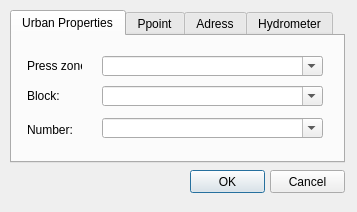
<?xml version="1.0" encoding="UTF-8"?>
<ui version="4.0">
 <class>Dialog</class>
 <widget class="QDialog" name="Dialog">
  <property name="geometry">
   <rect>
    <x>0</x>
    <y>0</y>
    <width>357</width>
    <height>212</height>
   </rect>
  </property>
  <property name="windowTitle">
   <string>Search plus</string>
  </property>
  <widget class="QPushButton" name="btn_accept">
   <property name="geometry">
    <rect>
     <x>190</x>
     <y>170</y>
     <width>75</width>
     <height>23</height>
    </rect>
   </property>
   <property name="text">
    <string>OK</string>
   </property>
  </widget>
  <widget class="QPushButton" name="btn_cancel">
   <property name="geometry">
    <rect>
     <x>270</x>
     <y>170</y>
     <width>75</width>
     <height>23</height>
    </rect>
   </property>
   <property name="text">
    <string>Cancel</string>
   </property>
  </widget>
  <widget class="QTabWidget" name="tabWidget">
   <property name="geometry">
    <rect>
     <x>10</x>
     <y>10</y>
     <width>335</width>
     <height>153</height>
    </rect>
   </property>
   <property name="currentIndex">
    <number>0</number>
   </property>
   <widget class="QWidget" name="tab_2">
    <attribute name="title">
     <string>Urban Properties</string>
    </attribute>
    <widget class="QLabel" name="label_press_zone_2">
     <property name="geometry">
      <rect>
       <x>15</x>
       <y>22</y>
       <width>55</width>
       <height>16</height>
      </rect>
     </property>
     <property name="text">
      <string>Press zone:</string>
     </property>
    </widget>
    <widget class="SearchableComboBox" name="urban_propierties_pzone">
     <property name="geometry">
      <rect>
       <x>90</x>
       <y>20</y>
       <width>221</width>
       <height>20</height>
      </rect>
     </property>
     <property name="editable">
      <bool>true</bool>
     </property>
    </widget>
    <widget class="QLabel" name="label_number_2">
     <property name="geometry">
      <rect>
       <x>15</x>
       <y>86</y>
       <width>55</width>
       <height>16</height>
      </rect>
     </property>
     <property name="text">
      <string>Number:</string>
     </property>
    </widget>
    <widget class="SearchableComboBox" name="urban_propierties_number">
     <property name="geometry">
      <rect>
       <x>90</x>
       <y>82</y>
       <width>221</width>
       <height>20</height>
      </rect>
     </property>
     <property name="editable">
      <bool>true</bool>
     </property>
    </widget>
    <widget class="QLabel" name="label_block">
     <property name="geometry">
      <rect>
       <x>15</x>
       <y>52</y>
       <width>55</width>
       <height>16</height>
      </rect>
     </property>
     <property name="text">
      <string>Block:</string>
     </property>
    </widget>
    <widget class="SearchableComboBox" name="urban_propierties_block">
     <property name="geometry">
      <rect>
       <x>90</x>
       <y>50</y>
       <width>221</width>
       <height>20</height>
      </rect>
     </property>
     <property name="editable">
      <bool>true</bool>
     </property>
    </widget>
   </widget>
   <widget class="QWidget" name="tab">
    <attribute name="title">
     <string>Ppoint</string>
    </attribute>
    <widget class="SearchableComboBox" name="ppoint_press_zone">
     <property name="geometry">
      <rect>
       <x>90</x>
       <y>20</y>
       <width>221</width>
       <height>20</height>
      </rect>
     </property>
     <property name="editable">
      <bool>true</bool>
     </property>
    </widget>
    <widget class="QLabel" name="label_press_zone">
     <property name="geometry">
      <rect>
       <x>15</x>
       <y>22</y>
       <width>55</width>
       <height>16</height>
      </rect>
     </property>
     <property name="text">
      <string>Press zone:</string>
     </property>
    </widget>
    <widget class="QLabel" name="label_number">
     <property name="geometry">
      <rect>
       <x>15</x>
       <y>58</y>
       <width>55</width>
       <height>16</height>
      </rect>
     </property>
     <property name="text">
      <string>Number:</string>
     </property>
    </widget>
    <widget class="SearchableComboBox" name="ppoint_number">
     <property name="geometry">
      <rect>
       <x>90</x>
       <y>54</y>
       <width>221</width>
       <height>20</height>
      </rect>
     </property>
     <property name="editable">
      <bool>true</bool>
     </property>
    </widget>
   </widget>
   <widget class="QWidget" name="tab_3">
    <attribute name="title">
     <string>Adress</string>
    </attribute>
    <widget class="QLabel" name="label_street">
     <property name="geometry">
      <rect>
       <x>15</x>
       <y>22</y>
       <width>55</width>
       <height>16</height>
      </rect>
     </property>
     <property name="text">
      <string>Street:</string>
     </property>
    </widget>
    <widget class="QLabel" name="label_number_3">
     <property name="geometry">
      <rect>
       <x>15</x>
       <y>56</y>
       <width>55</width>
       <height>16</height>
      </rect>
     </property>
     <property name="text">
      <string>Number:</string>
     </property>
    </widget>
    <widget class="SearchableComboBox" name="adress_street">
     <property name="geometry">
      <rect>
       <x>90</x>
       <y>20</y>
       <width>221</width>
       <height>20</height>
      </rect>
     </property>
     <property name="editable">
      <bool>true</bool>
     </property>
    </widget>
    <widget class="SearchableComboBox" name="adress_number">
     <property name="geometry">
      <rect>
       <x>90</x>
       <y>54</y>
       <width>221</width>
       <height>20</height>
      </rect>
     </property>
     <property name="editable">
      <bool>true</bool>
     </property>
    </widget>
   </widget>
   <widget class="QWidget" name="tab_4">
    <attribute name="title">
     <string>Hydrometer</string>
    </attribute>
    <widget class="QLabel" name="label_code">
     <property name="geometry">
      <rect>
       <x>15</x>
       <y>22</y>
       <width>55</width>
       <height>16</height>
      </rect>
     </property>
     <property name="text">
      <string>Code:</string>
     </property>
    </widget>
    <widget class="SearchableComboBox" name="hydrometer_code">
     <property name="geometry">
      <rect>
       <x>90</x>
       <y>20</y>
       <width>221</width>
       <height>20</height>
      </rect>
     </property>
     <property name="editable">
      <bool>true</bool>
     </property>
    </widget>
   </widget>
  </widget>
 </widget>
 <customwidgets>
  <customwidget>
   <class>SearchableComboBox</class>
   <extends>QComboBox</extends>
   <header location="global">custom_widgets.searchable_combobox</header>
  </customwidget>
 </customwidgets>
 <resources/>
 <connections/>
</ui>
